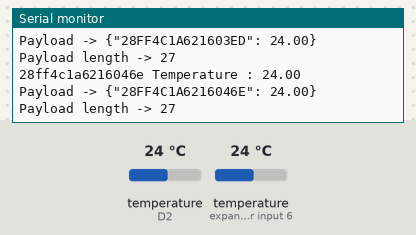
Simulated run of this program. Board: Arduino MKR. Shown: the last lines printed to the serial monitor. The inputs (shaded band) are chosen by the test bench; at power-on: temperature (sensors on D2, expander input 6) 24 °C. WiFi joins after 1.5 s; servers stay silent unless stated; no MQTT or app messages arrive unless stated.

Above: at 12.7 s.
12.8 s: temperature (sensor on D2) set to 12 °C
At 16.7 s:
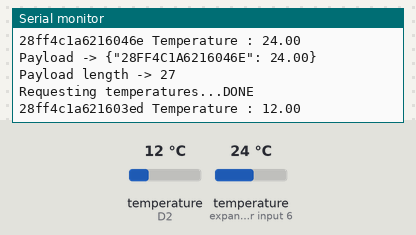
17.8 s: temperature (sensor on expander input 6) set to 12 °C
At 22.5 s:
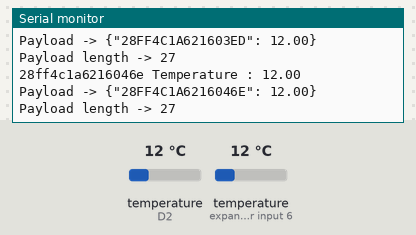
22.8 s: temperature (sensor on D2) set to 19 °C
At 26.7 s:
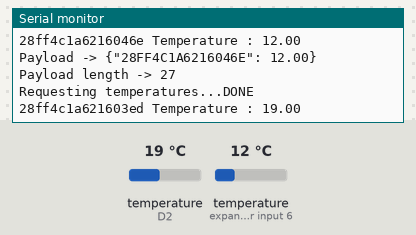
27.8 s: temperature (sensor on expander input 6) set to 19 °C
At 33.1 s:
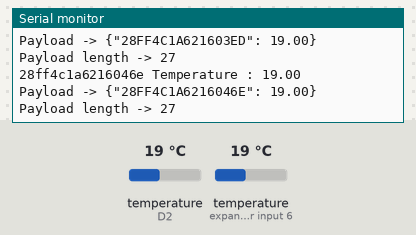
Timing chart, 0 to 33.8 s (numbered marks = the images above; inputs shaded):
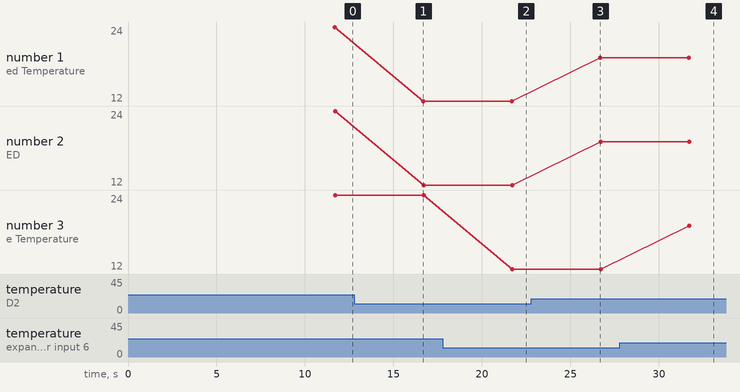

The program:

main.cpp
```cpp
/*
  Titre      : DS18B20
  Auteur     : Anis Aliouachene
  Date       : 27/03/2022
  Description: Un programme qui permet de capter la temperature a l'aide des capteurs DS18B20 et l'envoie de leurs ID sur ThingsBoard
  et aussi l'envoie de la Mac Address du Uc sur ThingsBoard
  Version    : 0.0.1
  Source : Dallas library exemple modified
*/


// Include the libraries we need
#include <WIFIConnector_MKR1010.h>
#include "MQTTConnector.h"
#include <OneWire.h>
#include <DallasTemperature.h>
#include<string.h>


// Data wire is plugged into port 2 on the Arduino
#define ONE_WIRE_BUS 2

#define TEMPERATURE_PRECISION 9
void printAddress(DeviceAddress deviceAddress);
String adresse;
unsigned long TempsActuel, TempsAvant;
const int DelayRequest = 5000;

// Setup a oneWire instance to communicate with any OneWire devices (not just Maxim/Dallas temperature ICs)
OneWire oneWire(ONE_WIRE_BUS);

// Pass our oneWire reference to Dallas Temperature.
DallasTemperature sensors(&oneWire);
// arrays to hold device addresses
DeviceAddress insideThermometer, outsideThermometer;


void setup(void)
{

  wifiConnect(); // Branchement au WIFI
  MQTTConnect(); // Branchement au broker MQTT

  appendPayloadString("Mac Adress ", MacAdress);   //Ajout de la donnee Temperature au message MQTT
  sendPayloadString(); //Envoie du message via le protocole MQTT

  // start serial port
  Serial.begin(9600);

  // Start up the library
  sensors.begin();

  // locate devices on the bus
  Serial.print("Locating devices...");
  Serial.print("Found ");
  Serial.print(sensors.getDeviceCount(), DEC);
  Serial.println(" devices.");

  // report parasite power requirements
  Serial.print("Parasite power is: ");
  if (sensors.isParasitePowerMode()) Serial.println("ON");
  else Serial.println("OFF");

  // Search for devices on the bus and assign based on an index. Ideally,
  // you would do this to initially discover addresses on the bus and then
  // use those addresses and manually assign them (see above) once you know
  // the devices on your bus (and assuming they don't change).
  //
  // method 1: by index

  if (!sensors.getAddress(insideThermometer, 0)) Serial.println("Unable to find address for Device 0");
  if (!sensors.getAddress(outsideThermometer, 1)) Serial.println("Unable to find address for Device 1");

  // show the addresses we found on the bus
  Serial.print("Device 0 Address: ");
  printAddress(insideThermometer);
  Serial.println();

  Serial.print("Device 1 Address: ");
  printAddress(outsideThermometer);
  Serial.println();

  // set the resolution to 9 bit per device
  sensors.setResolution(insideThermometer, TEMPERATURE_PRECISION);
  sensors.setResolution(outsideThermometer, TEMPERATURE_PRECISION);

  Serial.print("Device 0 Resolution: ");
  Serial.print(sensors.getResolution(insideThermometer), DEC);
  Serial.println();

  Serial.print("Device 1 Resolution: ");
  Serial.print(sensors.getResolution(outsideThermometer), DEC);
  Serial.println();

}

// function to print a device address
void printAddress(DeviceAddress deviceAddress)
{
  adresse ="";
  for (uint8_t i = 0; i < 8; i++)
  {
    // zero pad the address if necessary
    if (deviceAddress[i] < 16) adresse += '0';
    adresse += String(deviceAddress[i], HEX);    // Transformation d'adresse en string a l'aide de la fonction String qui prend en paramettres
                                                 // un tableau et le type hex et a chaque fois on rajouter le caractere pour construre a la fin l'adresse complete
  }

  Serial.print(adresse);
}


// function to print a device's resolution
void printResolution(DeviceAddress deviceAddress)
{
  Serial.print("Resolution: ");
  Serial.print(sensors.getResolution(deviceAddress));
  Serial.println();
}

// main function to print information about a device
void SendData(DeviceAddress deviceAddress)
{

  printAddress(deviceAddress);
  float tempC = sensors.getTempC(deviceAddress);
  Serial.print(" Temperature : ");
  Serial.println(tempC);
  adresse.toUpperCase();
  appendPayload(adresse, tempC); //Ajout de la donnee Temperature au message MQTT
  sendPayload();    //Envoie du message via le protocole MQTT
}

/*
   Main function, calls the temperatures in a loop.
*/
void loop(void)
{

  TempsActuel = millis();

  if (TempsActuel - TempsAvant > DelayRequest)
  {

      // call sensors.requestTemperatures() to issue a global temperature
      // request to all devices on the bus
      Serial.print("Requesting temperatures...");
      sensors.requestTemperatures();
      Serial.println("DONE");

      // print the device information
      SendData(insideThermometer);
      SendData(outsideThermometer);
      Serial.println();

      TempsAvant = TempsActuel;

  }

}
```

MQTTConnector.h
```cpp
/*
  Titre      : MQTTConnector.h
  Auteur     : André Roussel
  Date       : 05/11/2021
  Description: Utilitaire de branchement a un Broker MQTT une fois une connexion établisa l'internet via WIFI, GSM, etc...
  Droits     : Reproduction permise pour usage pédagogique
  Version    : 0.0.1
*/


#include<MQTT.h>


//Constante nécessaire pour le branchement au Broker MQTT

const char MQTT_SERVER[]    = SECRET_MQTT_SERVER_IP;    // Adresse IP du broker MQTT
const int MQTT_SERVER_PORT  = SECRET_MQTT_SERVER_PORT;  // Port du broker MQTT


// Pramètre d'identification de l'objet
const char TOKEN[]        = SECRET_TOKEN;         // Token d'accès de l'objet
const char DEVICE_ID[]    = SECRET_DEVICE_ID;     // Numéro d'indentification de l'objet provenant de Thingsboard

MQTTClient ClientMQTT;      // Création d'un client MQTT pour l'échange de donnée entre l'objet IDO et le broker MQTT


String Payload ="{";      // Chaine de caractère qui contiendra le message envoyer de l'objet vers thingsboard
String PayloadS ="{";


// Fonctionnalité de branchement utilisant le protocole MQTT

void MQTTConnect() {

  ClientMQTT.begin(MQTT_SERVER, MQTT_SERVER_PORT, ClientWIFI);

  while (!ClientMQTT.connect(DEVICE_ID, TOKEN, "")) {
    Serial.print(".");
    delay(1000);
  }

  Serial.println("\nBranché au broker MQTT!\n");

}


// Affiche la payload qui est envoyé ainsi que sa longeur


/*
  Fonctionnalité qui permet de créer la chaine de données a envoyé au broker MQTT
  Pour le moment, cette chaine ne doit pas dépassé un maximum de 100 caractère
*/

void appendPayload(String Name, float Val)
{

  if( Payload != "{")
  {
    Payload += ",";
  }

  Payload += "\"";
  Payload += Name;
  Payload += "\": ";
  Payload += Val;

}

void appendPayloadString(String Name, String Val)
{

  if( PayloadS != "{")
  {
    PayloadS += ",";
  }

  PayloadS += "\"";
  PayloadS += Name;
  PayloadS += "\" : ";
  PayloadS += "\"";
  PayloadS += Val;
  PayloadS += "\"";

}

/*
  Fonctionnalité qui permet l'envoie de la chaine de caractères sous la forme de paires
  Nom associé a la donnée, Valeur de al donnée
*/

void sendPayload()
{
  char attributes[200];
  Payload += "}";
  Payload.toCharArray(attributes, 200);
  ClientMQTT.publish("v1/devices/me/telemetry", attributes);

  Serial.print("Payload -> ");
  Serial.println(Payload);
  Serial.print("Payload length -> ");
  Serial.println(Payload.length());

  Payload="{";

}


void sendPayloadString()
{
  char attributes[200];
  PayloadS += "}";
  PayloadS.toCharArray(attributes, 200);
  ClientMQTT.publish("v1/devices/me/telemetry", attributes);

  Serial.print("Payload -> ");
  Serial.println(PayloadS);
  Serial.print("Payload length -> ");
  Serial.println(PayloadS.length());

  PayloadS="{";

}
```

Secrets.h
```cpp
/*
SSID du WIFI ainsi que le mot de passe
Modifier les paramètre WIFI pour le réseau auquels votre objets doit se brancher
*/
// #define WIFI_SECRET_SSID "IDO-OBJECTS"
// #define WIFI_SECRET_PASS "42Bidules!"


#define WIFI_SECRET_SSID "Ste-adele"
#define WIFI_SECRET_PASS "allo1234"

/*
Information nécessaire pour le branchement a un Broker MQTT
Dans le cadre du cours AIIA1013, ne modifié pas cet information
*/

#define SECRET_MQTT_SERVER_IP "198.164.130.74"
#define SECRET_MQTT_SERVER_PORT 1883

/*
Détails sur l'indentification de l'objet
Cette information provient de l'objet virtuel créer sur le serveur Thingsbord
*/

#define SECRET_TOKEN  "dlsHTm4rsHKn5QpMcLBW"
#define SECRET_DEVICE_ID "a3a17170-aa68-11ec-9235-d318ce92df6e"
```

WIFIConnector_MKR1010.h
```cpp
/*
  Titre      : WIFIConnector_MKR1000.h
  Auteur     : André Roussel
  Date       : 03/11/2021
  Description: Fonctions nécessaire pour branché un Arduino MKR1000 a un réseau WIFI
  Droits     : Reproduction permise pour usage pédagogique
  Version    : 0.0.1
*/


#include "Secrets.h"
#include <SPI.h>
#include <WiFiNINA.h>
#include "wifiStatus.h"


const char SSID[] = WIFI_SECRET_SSID; // WiFI ssid provenant du fichier Secrets.h
const char PASS[] = WIFI_SECRET_PASS; //WiFI mot de passe provenant du fichier Secrets.h

int status = WL_IDLE_STATUS;          // Statut de la radio WIFI


WiFiClient ClientWIFI;                //Objets représantant un client se branchant a un réseau WIFI


/*
Fonction de connectivité a un réseau WIFI
*/

void wifiConnect()
{

  // Boucle de branchement au réseau WIFI.  Essaie de branchement a tout les 10 secondes jusqu'a réussite
  while (status != WL_CONNECTED)
  {
    Serial.print("Tentative de branchement au réseau: ");
    Serial.println(SSID);
    status = WiFi.begin(SSID, PASS);
    Serial.println(status);


    delay(10000);  // Délai de 10 secondes entre les tentatives de connexion
  }

  //Sortie de la boucle, alors branché au réseau SSID
  Serial.print("Maintenant branché au réseau WIFI ");
  Serial.println(SSID);

  //Impression de l'information de connexion
  printCurrentNet();
  printWifiData();

}
```

wifiStatus.h
```cpp
/*
  Titre      : wifiStatus.h
  Auteur     : Trouvé sur le WEB et référence perdu dans la brume des temps
  Date       : 03/11/2021
  Description: Fonctionnalité pour information sur le branchement
  Droits     : Reproduction permise pour usage pédagogique
  Version    : 0.0.1
*/


//  Impression de l'adresse MAC du uC

String MacAdress ;

void printMacAddress(byte mac[]) {
  MacAdress = "";
  for (int i = 5; i >= 0; i--) {
    if (mac[i] < 16) {
      Serial.print('0');
      MacAdress += '0';
    }
       Serial.print(mac[i], HEX);
       String Char = String(mac[i], HEX);
       MacAdress += Char;
    if (i > 0) {
      Serial.print(":");
      MacAdress += ':';
    }

  }
  MacAdress.toUpperCase();
  Serial.println();
}


// Obtention de l'adresse IP et MAC du uC

void printWifiData() {
  // print your board's IP address:
  IPAddress ip = WiFi.localIP();
  Serial.print("IP Address: ");
  Serial.println(ip);

  // print your MAC address:
  byte mac[6];
  WiFi.macAddress(mac);
  Serial.print("MAC address: ");
  printMacAddress(mac);
}

// Capture de l'information du réseau WIFI

void printCurrentNet() {
  // print the SSID of the network you're attached to:
  Serial.print("SSID: ");
  Serial.println(WiFi.SSID());

  // print the MAC address of the router you're attached to:
  byte bssid[6];
  WiFi.BSSID(bssid);
  Serial.print("BSSID: ");
  printMacAddress(bssid);

  // print the received signal strength:
  long rssi = WiFi.RSSI();
  Serial.print("signal strength (RSSI):");
  Serial.println(rssi);

  // print the encryption type:
  byte encryption = WiFi.encryptionType();
  Serial.print("Encryption Type:");
  Serial.println(encryption, HEX);
  Serial.println();
}
```

Measured:
- after the input at 12.8 s, the serial monitor: prints a new line after 3.9 s (image 1)
- after the input at 17.8 s, the serial monitor: prints a new line after 3.9 s (image 2)
- after the input at 22.8 s, the serial monitor: prints a new line after 3.9 s (image 3)
- after the input at 27.8 s, the serial monitor: prints a new line after 3.9 s (image 4)
- plotted number 1: 24 → 12 after the input at 12.8 s, 12 → 19 after the input at 22.8 s
- plotted number 2: 24 → 12 after the input at 12.8 s, 12 → 19 after the input at 22.8 s
